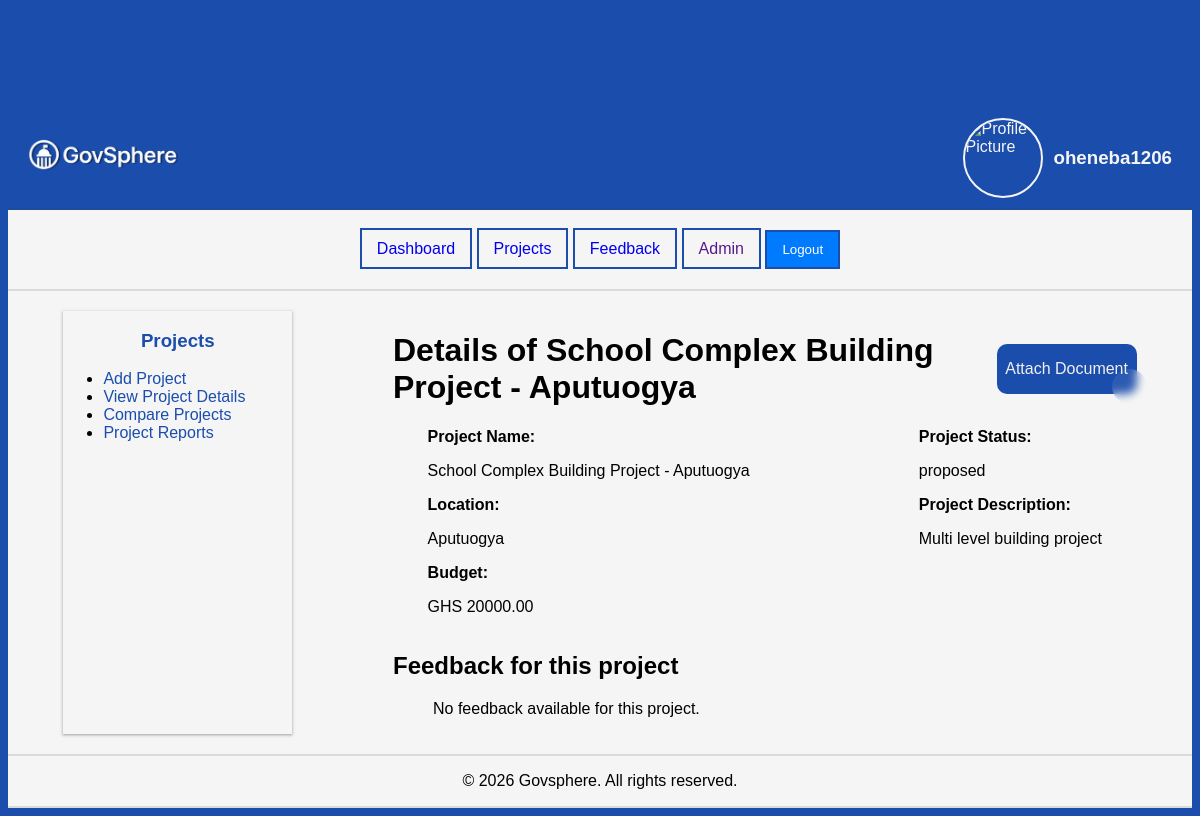
The app's page /projects/1/ (signed in), older data.
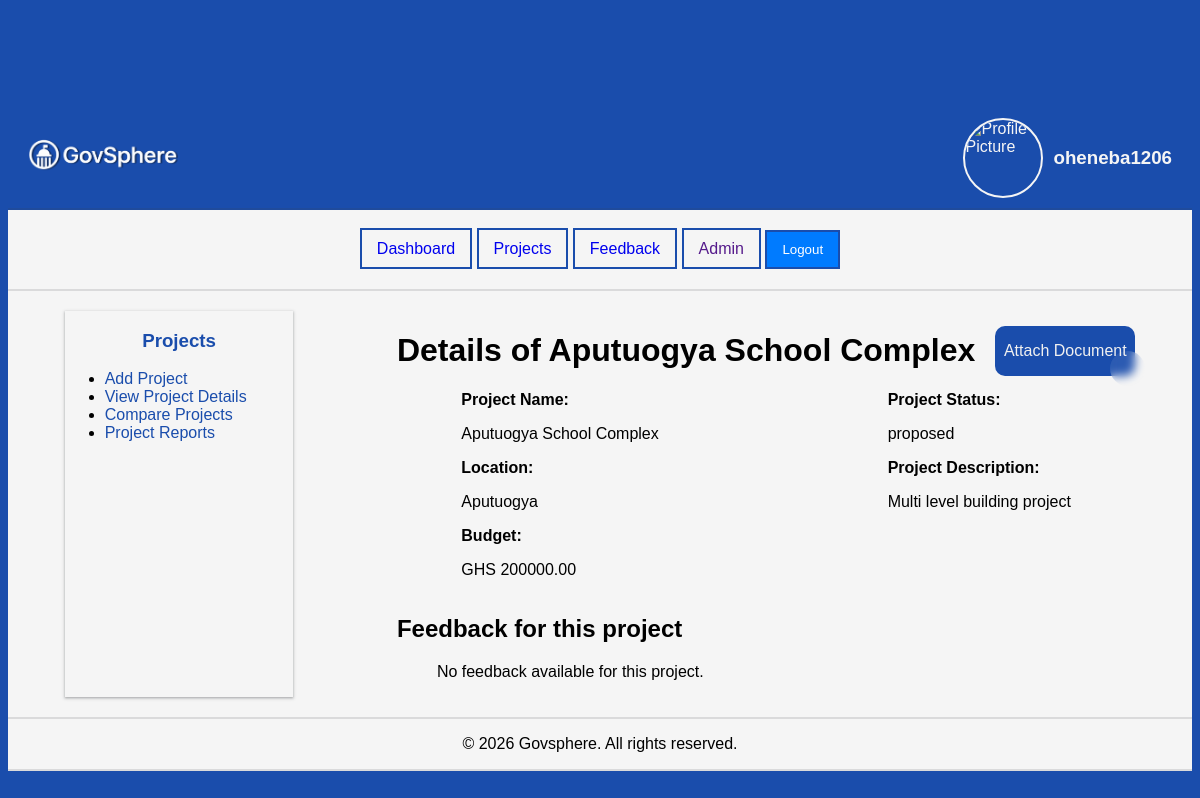
The same page, newer data.
### projects/models.py (models this page shows, shortened)
class Project(models.Model):
    STATUS_CHOICES = (
        ('proposed', 'Pending Approval'),
        ('in_progress', 'In Progress'),
        ('completed', 'Completed'),
    )
    title = models.CharField(max_length=300)
    description = models.TextField()
    budget = models.DecimalField(max_digits=10, decimal_places=2)
    status = models.CharField(max_length=20, choices=STATUS_CHOICES, default='proposed')
    location = models.CharField(max_length=200)
    created_at = models.DateTimeField(auto_now_add=True)
    created_by = models.ForeignKey(settings.AUTH_USER_MODEL, on_delete=models.CASCADE)

### projects/views.py (the view)
# urls.py: path("<int:pk>/", views.project_detail, name="project_detail"),
@login_required
def project_detail(request,pk):
    project = get_object_or_404(Project, pk=pk)
    project_attachments = ProjectAttachment.objects.filter(project=project).order_by('-uploaded_at')
    feedback = Feedback.objects.filter(project=project).order_by('-created_at')
    data = {"project": project,
            "feedback": feedback,
            "attachments": project_attachments
        }
    return render(request, "projects/project_detail.html", data )

### templates/projects/project_detail.html (shortened to what this page needs)
{% extends "projects/project_list.html"%}
{%block projects_main%}
<div class="project-detail">
    <div style="display: flex; justify-content: space-between; align-items: center; gap: 20px;">
        <h1>Details of {{project.title}}</h1>
        <button class="button-86" role="button">
            <a href="{% url 'add_project_attachment' project.pk %}">Attach Document</a>
        </button>
    </div>
    <div class="is-details">
        <div>
            <span><strong>Project Name:</strong></span>
            <p>{{project.title}}</p>
            <span><strong>Location:</strong></span>
            <p>{{project.location}}</p>
            <span><strong>Budget:</strong></span>
            <p>GHS {{project.budget}}</p>
        </div>
        <div>
            <span><strong>Project Status:</strong></span>
            <p>{{project.status}}</p>
            <span><strong>Project Description:</strong></span>
            <p>{{project.description}}</p>
        </div>
    </div>
    <div class="project-feedback">
        <h2>Feedback for this project</h2>
        <ol>
            {% for feed in feedback %}
            <li>
                {{feed.message}}
            </li>
            {% empty %}
            <p>No feedback available for this project.</p>
            {% endfor %}
        </ol>
    </div>
</div>
{%endblock projects_main%}

Row changes from the older to the newer data that the page shows:
changed Project "Aputuogya": title "School Complex Building Project - Aputuogya" → "Aputuogya School Complex"; budget "20000.00" → "200000.00"
